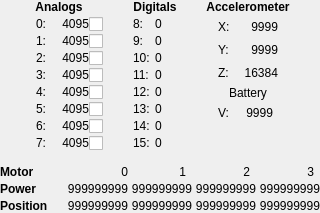
<?xml version="1.0" encoding="UTF-8"?>
<ui version="4.0">
 <class>SensorPorts</class>
 <widget class="QWidget" name="SensorPorts">
  <property name="geometry">
   <rect>
    <x>0</x>
    <y>0</y>
    <width>320</width>
    <height>213</height>
   </rect>
  </property>
  <property name="minimumSize">
   <size>
    <width>320</width>
    <height>213</height>
   </size>
  </property>
  <property name="maximumSize">
   <size>
    <width>320</width>
    <height>227</height>
   </size>
  </property>
  <property name="windowTitle">
   <string>Form</string>
  </property>
  <layout class="QVBoxLayout">
   <property name="spacing">
    <number>0</number>
   </property>
   <property name="margin">
    <number>0</number>
   </property>
   <item>
    <layout class="QHBoxLayout">
     <item>
      <spacer name="horizontalSpacer_3">
       <property name="orientation">
        <enum>Qt::Horizontal</enum>
       </property>
       <property name="sizeHint" stdset="0">
        <size>
         <width>40</width>
         <height>20</height>
        </size>
       </property>
      </spacer>
     </item>
     <item>
      <layout class="QGridLayout">
       <property name="horizontalSpacing">
        <number>0</number>
       </property>
       <property name="verticalSpacing">
        <number>3</number>
       </property>
       <item row="0" column="0" colspan="2">
        <widget class="QLabel" name="label_49">
         <property name="font">
          <font>
           <weight>75</weight>
           <bold>true</bold>
          </font>
         </property>
         <property name="text">
          <string>Analogs</string>
         </property>
         <property name="alignment">
          <set>Qt::AlignCenter</set>
         </property>
        </widget>
       </item>
       <item row="1" column="0">
        <widget class="QLabel" name="label_41">
         <property name="minimumSize">
          <size>
           <width>17</width>
           <height>12</height>
          </size>
         </property>
         <property name="maximumSize">
          <size>
           <width>17</width>
           <height>12</height>
          </size>
         </property>
         <property name="text">
          <string>0:</string>
         </property>
         <property name="alignment">
          <set>Qt::AlignRight|Qt::AlignTrailing|Qt::AlignVCenter</set>
         </property>
        </widget>
       </item>
       <item row="1" column="1">
        <widget class="QLabel" name="ui_Analog8">
         <property name="minimumSize">
          <size>
           <width>40</width>
           <height>12</height>
          </size>
         </property>
         <property name="maximumSize">
          <size>
           <width>40</width>
           <height>12</height>
          </size>
         </property>
         <property name="text">
          <string>4095</string>
         </property>
         <property name="alignment">
          <set>Qt::AlignRight|Qt::AlignTrailing|Qt::AlignVCenter</set>
         </property>
        </widget>
       </item>
       <item row="2" column="0">
        <widget class="QLabel" name="label_42">
         <property name="minimumSize">
          <size>
           <width>17</width>
           <height>12</height>
          </size>
         </property>
         <property name="maximumSize">
          <size>
           <width>17</width>
           <height>12</height>
          </size>
         </property>
         <property name="text">
          <string>1:</string>
         </property>
         <property name="alignment">
          <set>Qt::AlignRight|Qt::AlignTrailing|Qt::AlignVCenter</set>
         </property>
        </widget>
       </item>
       <item row="2" column="1">
        <widget class="QLabel" name="ui_Analog9">
         <property name="minimumSize">
          <size>
           <width>40</width>
           <height>12</height>
          </size>
         </property>
         <property name="maximumSize">
          <size>
           <width>40</width>
           <height>12</height>
          </size>
         </property>
         <property name="text">
          <string>4095</string>
         </property>
         <property name="alignment">
          <set>Qt::AlignRight|Qt::AlignTrailing|Qt::AlignVCenter</set>
         </property>
        </widget>
       </item>
       <item row="3" column="0">
        <widget class="QLabel" name="label_43">
         <property name="minimumSize">
          <size>
           <width>17</width>
           <height>12</height>
          </size>
         </property>
         <property name="maximumSize">
          <size>
           <width>17</width>
           <height>12</height>
          </size>
         </property>
         <property name="text">
          <string>2:</string>
         </property>
         <property name="alignment">
          <set>Qt::AlignRight|Qt::AlignTrailing|Qt::AlignVCenter</set>
         </property>
        </widget>
       </item>
       <item row="3" column="1">
        <widget class="QLabel" name="ui_Analog10">
         <property name="minimumSize">
          <size>
           <width>40</width>
           <height>12</height>
          </size>
         </property>
         <property name="maximumSize">
          <size>
           <width>40</width>
           <height>12</height>
          </size>
         </property>
         <property name="text">
          <string>4095</string>
         </property>
         <property name="alignment">
          <set>Qt::AlignRight|Qt::AlignTrailing|Qt::AlignVCenter</set>
         </property>
        </widget>
       </item>
       <item row="4" column="0">
        <widget class="QLabel" name="label_44">
         <property name="minimumSize">
          <size>
           <width>17</width>
           <height>12</height>
          </size>
         </property>
         <property name="maximumSize">
          <size>
           <width>17</width>
           <height>12</height>
          </size>
         </property>
         <property name="text">
          <string>3:</string>
         </property>
         <property name="alignment">
          <set>Qt::AlignRight|Qt::AlignTrailing|Qt::AlignVCenter</set>
         </property>
        </widget>
       </item>
       <item row="4" column="1">
        <widget class="QLabel" name="ui_Analog11">
         <property name="minimumSize">
          <size>
           <width>40</width>
           <height>12</height>
          </size>
         </property>
         <property name="maximumSize">
          <size>
           <width>40</width>
           <height>12</height>
          </size>
         </property>
         <property name="text">
          <string>4095</string>
         </property>
         <property name="alignment">
          <set>Qt::AlignRight|Qt::AlignTrailing|Qt::AlignVCenter</set>
         </property>
        </widget>
       </item>
       <item row="5" column="0">
        <widget class="QLabel" name="label_45">
         <property name="minimumSize">
          <size>
           <width>17</width>
           <height>12</height>
          </size>
         </property>
         <property name="maximumSize">
          <size>
           <width>17</width>
           <height>12</height>
          </size>
         </property>
         <property name="text">
          <string>4:</string>
         </property>
         <property name="alignment">
          <set>Qt::AlignRight|Qt::AlignTrailing|Qt::AlignVCenter</set>
         </property>
        </widget>
       </item>
       <item row="5" column="1">
        <widget class="QLabel" name="ui_Analog12">
         <property name="minimumSize">
          <size>
           <width>40</width>
           <height>12</height>
          </size>
         </property>
         <property name="maximumSize">
          <size>
           <width>40</width>
           <height>12</height>
          </size>
         </property>
         <property name="text">
          <string>4095</string>
         </property>
         <property name="alignment">
          <set>Qt::AlignRight|Qt::AlignTrailing|Qt::AlignVCenter</set>
         </property>
        </widget>
       </item>
       <item row="6" column="0">
        <widget class="QLabel" name="label_46">
         <property name="minimumSize">
          <size>
           <width>17</width>
           <height>12</height>
          </size>
         </property>
         <property name="maximumSize">
          <size>
           <width>17</width>
           <height>12</height>
          </size>
         </property>
         <property name="text">
          <string>5:</string>
         </property>
         <property name="alignment">
          <set>Qt::AlignRight|Qt::AlignTrailing|Qt::AlignVCenter</set>
         </property>
        </widget>
       </item>
       <item row="6" column="1">
        <widget class="QLabel" name="ui_Analog13">
         <property name="minimumSize">
          <size>
           <width>40</width>
           <height>12</height>
          </size>
         </property>
         <property name="maximumSize">
          <size>
           <width>40</width>
           <height>12</height>
          </size>
         </property>
         <property name="text">
          <string>4095</string>
         </property>
         <property name="alignment">
          <set>Qt::AlignRight|Qt::AlignTrailing|Qt::AlignVCenter</set>
         </property>
        </widget>
       </item>
       <item row="7" column="0">
        <widget class="QLabel" name="label_47">
         <property name="minimumSize">
          <size>
           <width>17</width>
           <height>12</height>
          </size>
         </property>
         <property name="maximumSize">
          <size>
           <width>17</width>
           <height>12</height>
          </size>
         </property>
         <property name="text">
          <string>6:</string>
         </property>
         <property name="alignment">
          <set>Qt::AlignRight|Qt::AlignTrailing|Qt::AlignVCenter</set>
         </property>
        </widget>
       </item>
       <item row="7" column="1">
        <widget class="QLabel" name="ui_Analog14">
         <property name="minimumSize">
          <size>
           <width>40</width>
           <height>12</height>
          </size>
         </property>
         <property name="maximumSize">
          <size>
           <width>40</width>
           <height>12</height>
          </size>
         </property>
         <property name="text">
          <string>4095</string>
         </property>
         <property name="alignment">
          <set>Qt::AlignRight|Qt::AlignTrailing|Qt::AlignVCenter</set>
         </property>
        </widget>
       </item>
       <item row="8" column="0">
        <widget class="QLabel" name="label_48">
         <property name="minimumSize">
          <size>
           <width>17</width>
           <height>12</height>
          </size>
         </property>
         <property name="maximumSize">
          <size>
           <width>17</width>
           <height>12</height>
          </size>
         </property>
         <property name="text">
          <string>7:</string>
         </property>
         <property name="alignment">
          <set>Qt::AlignRight|Qt::AlignTrailing|Qt::AlignVCenter</set>
         </property>
        </widget>
       </item>
       <item row="8" column="1">
        <widget class="QLabel" name="ui_Analog15">
         <property name="minimumSize">
          <size>
           <width>40</width>
           <height>12</height>
          </size>
         </property>
         <property name="maximumSize">
          <size>
           <width>40</width>
           <height>12</height>
          </size>
         </property>
         <property name="text">
          <string>4095</string>
         </property>
         <property name="alignment">
          <set>Qt::AlignRight|Qt::AlignTrailing|Qt::AlignVCenter</set>
         </property>
        </widget>
       </item>
       <item row="9" column="0">
        <spacer>
         <property name="orientation">
          <enum>Qt::Vertical</enum>
         </property>
         <property name="sizeHint" stdset="0">
          <size>
           <width>20</width>
           <height>40</height>
          </size>
         </property>
        </spacer>
       </item>
       <item row="1" column="2">
        <widget class="QCheckBox" name="ui_floatingAnalog0">
         <property name="minimumSize">
          <size>
           <width>14</width>
           <height>14</height>
          </size>
         </property>
         <property name="maximumSize">
          <size>
           <width>14</width>
           <height>14</height>
          </size>
         </property>
         <property name="font">
          <font>
           <kerning>false</kerning>
          </font>
         </property>
         <property name="text">
          <string/>
         </property>
         <property name="iconSize">
          <size>
           <width>20</width>
           <height>20</height>
          </size>
         </property>
        </widget>
       </item>
       <item row="2" column="2">
        <widget class="QCheckBox" name="ui_floatingAnalog1">
         <property name="minimumSize">
          <size>
           <width>14</width>
           <height>14</height>
          </size>
         </property>
         <property name="maximumSize">
          <size>
           <width>14</width>
           <height>14</height>
          </size>
         </property>
         <property name="font">
          <font>
           <kerning>false</kerning>
          </font>
         </property>
         <property name="text">
          <string/>
         </property>
         <property name="iconSize">
          <size>
           <width>20</width>
           <height>20</height>
          </size>
         </property>
        </widget>
       </item>
       <item row="3" column="2">
        <widget class="QCheckBox" name="ui_floatingAnalog2">
         <property name="minimumSize">
          <size>
           <width>14</width>
           <height>14</height>
          </size>
         </property>
         <property name="maximumSize">
          <size>
           <width>14</width>
           <height>14</height>
          </size>
         </property>
         <property name="font">
          <font>
           <kerning>false</kerning>
          </font>
         </property>
         <property name="text">
          <string/>
         </property>
         <property name="iconSize">
          <size>
           <width>20</width>
           <height>20</height>
          </size>
         </property>
        </widget>
       </item>
       <item row="4" column="2">
        <widget class="QCheckBox" name="ui_floatingAnalog3">
         <property name="minimumSize">
          <size>
           <width>14</width>
           <height>14</height>
          </size>
         </property>
         <property name="maximumSize">
          <size>
           <width>14</width>
           <height>14</height>
          </size>
         </property>
         <property name="font">
          <font>
           <kerning>false</kerning>
          </font>
         </property>
         <property name="text">
          <string/>
         </property>
         <property name="iconSize">
          <size>
           <width>20</width>
           <height>20</height>
          </size>
         </property>
        </widget>
       </item>
       <item row="5" column="2">
        <widget class="QCheckBox" name="ui_floatingAnalog4">
         <property name="minimumSize">
          <size>
           <width>14</width>
           <height>14</height>
          </size>
         </property>
         <property name="maximumSize">
          <size>
           <width>14</width>
           <height>14</height>
          </size>
         </property>
         <property name="font">
          <font>
           <kerning>false</kerning>
          </font>
         </property>
         <property name="text">
          <string/>
         </property>
         <property name="iconSize">
          <size>
           <width>20</width>
           <height>20</height>
          </size>
         </property>
        </widget>
       </item>
       <item row="6" column="2">
        <widget class="QCheckBox" name="ui_floatingAnalog5">
         <property name="minimumSize">
          <size>
           <width>14</width>
           <height>14</height>
          </size>
         </property>
         <property name="maximumSize">
          <size>
           <width>14</width>
           <height>14</height>
          </size>
         </property>
         <property name="font">
          <font>
           <kerning>false</kerning>
          </font>
         </property>
         <property name="text">
          <string/>
         </property>
         <property name="iconSize">
          <size>
           <width>20</width>
           <height>20</height>
          </size>
         </property>
        </widget>
       </item>
       <item row="7" column="2">
        <widget class="QCheckBox" name="ui_floatingAnalog6">
         <property name="minimumSize">
          <size>
           <width>14</width>
           <height>14</height>
          </size>
         </property>
         <property name="maximumSize">
          <size>
           <width>14</width>
           <height>14</height>
          </size>
         </property>
         <property name="font">
          <font>
           <kerning>false</kerning>
          </font>
         </property>
         <property name="text">
          <string/>
         </property>
         <property name="iconSize">
          <size>
           <width>20</width>
           <height>20</height>
          </size>
         </property>
        </widget>
       </item>
       <item row="8" column="2">
        <widget class="QCheckBox" name="ui_floatingAnalog7">
         <property name="minimumSize">
          <size>
           <width>14</width>
           <height>14</height>
          </size>
         </property>
         <property name="maximumSize">
          <size>
           <width>14</width>
           <height>14</height>
          </size>
         </property>
         <property name="font">
          <font>
           <kerning>false</kerning>
          </font>
         </property>
         <property name="text">
          <string/>
         </property>
         <property name="iconSize">
          <size>
           <width>20</width>
           <height>20</height>
          </size>
         </property>
        </widget>
       </item>
      </layout>
     </item>
     <item>
      <spacer name="horizontalSpacer">
       <property name="orientation">
        <enum>Qt::Horizontal</enum>
       </property>
       <property name="sizeHint" stdset="0">
        <size>
         <width>40</width>
         <height>20</height>
        </size>
       </property>
      </spacer>
     </item>
     <item>
      <layout class="QGridLayout">
       <property name="horizontalSpacing">
        <number>0</number>
       </property>
       <property name="verticalSpacing">
        <number>3</number>
       </property>
       <item row="0" column="0" colspan="2">
        <widget class="QLabel" name="label_40">
         <property name="font">
          <font>
           <weight>75</weight>
           <bold>true</bold>
          </font>
         </property>
         <property name="text">
          <string>Digitals</string>
         </property>
         <property name="alignment">
          <set>Qt::AlignCenter</set>
         </property>
        </widget>
       </item>
       <item row="1" column="0">
        <widget class="QLabel" name="label_11">
         <property name="minimumSize">
          <size>
           <width>22</width>
           <height>14</height>
          </size>
         </property>
         <property name="maximumSize">
          <size>
           <width>22</width>
           <height>14</height>
          </size>
         </property>
         <property name="text">
          <string>8:</string>
         </property>
        </widget>
       </item>
       <item row="1" column="1">
        <widget class="QLabel" name="ui_Digital0">
         <property name="minimumSize">
          <size>
           <width>22</width>
           <height>12</height>
          </size>
         </property>
         <property name="maximumSize">
          <size>
           <width>22</width>
           <height>12</height>
          </size>
         </property>
         <property name="text">
          <string>0</string>
         </property>
        </widget>
       </item>
       <item row="2" column="0">
        <widget class="QLabel" name="label_33">
         <property name="minimumSize">
          <size>
           <width>22</width>
           <height>14</height>
          </size>
         </property>
         <property name="maximumSize">
          <size>
           <width>22</width>
           <height>14</height>
          </size>
         </property>
         <property name="text">
          <string>9:</string>
         </property>
        </widget>
       </item>
       <item row="2" column="1">
        <widget class="QLabel" name="ui_Digital1">
         <property name="minimumSize">
          <size>
           <width>22</width>
           <height>12</height>
          </size>
         </property>
         <property name="maximumSize">
          <size>
           <width>22</width>
           <height>12</height>
          </size>
         </property>
         <property name="text">
          <string>0</string>
         </property>
        </widget>
       </item>
       <item row="3" column="0">
        <widget class="QLabel" name="label_34">
         <property name="minimumSize">
          <size>
           <width>22</width>
           <height>14</height>
          </size>
         </property>
         <property name="maximumSize">
          <size>
           <width>22</width>
           <height>14</height>
          </size>
         </property>
         <property name="text">
          <string>10:</string>
         </property>
        </widget>
       </item>
       <item row="3" column="1">
        <widget class="QLabel" name="ui_Digital2">
         <property name="minimumSize">
          <size>
           <width>22</width>
           <height>12</height>
          </size>
         </property>
         <property name="maximumSize">
          <size>
           <width>22</width>
           <height>12</height>
          </size>
         </property>
         <property name="text">
          <string>0</string>
         </property>
        </widget>
       </item>
       <item row="4" column="0">
        <widget class="QLabel" name="label_35">
         <property name="minimumSize">
          <size>
           <width>22</width>
           <height>14</height>
          </size>
         </property>
         <property name="maximumSize">
          <size>
           <width>22</width>
           <height>14</height>
          </size>
         </property>
         <property name="text">
          <string>11:</string>
         </property>
        </widget>
       </item>
       <item row="4" column="1">
        <widget class="QLabel" name="ui_Digital3">
         <property name="minimumSize">
          <size>
           <width>22</width>
           <height>12</height>
          </size>
         </property>
         <property name="maximumSize">
          <size>
           <width>22</width>
           <height>12</height>
          </size>
         </property>
         <property name="text">
          <string>0</string>
         </property>
        </widget>
       </item>
       <item row="5" column="0">
        <widget class="QLabel" name="label_36">
         <property name="minimumSize">
          <size>
           <width>22</width>
           <height>14</height>
          </size>
         </property>
         <property name="maximumSize">
          <size>
           <width>22</width>
           <height>14</height>
          </size>
         </property>
         <property name="text">
          <string>12:</string>
         </property>
        </widget>
       </item>
       <item row="5" column="1">
        <widget class="QLabel" name="ui_Digital4">
         <property name="minimumSize">
          <size>
           <width>22</width>
           <height>12</height>
          </size>
         </property>
         <property name="maximumSize">
          <size>
           <width>22</width>
           <height>12</height>
          </size>
         </property>
         <property name="text">
          <string>0</string>
         </property>
        </widget>
       </item>
       <item row="6" column="0">
        <widget class="QLabel" name="label_37">
         <property name="minimumSize">
          <size>
           <width>22</width>
           <height>14</height>
          </size>
         </property>
         <property name="maximumSize">
          <size>
           <width>22</width>
           <height>14</height>
          </size>
         </property>
         <property name="text">
          <string>13:</string>
         </property>
        </widget>
       </item>
       <item row="6" column="1">
        <widget class="QLabel" name="ui_Digital5">
         <property name="minimumSize">
          <size>
           <width>22</width>
           <height>12</height>
          </size>
         </property>
         <property name="maximumSize">
          <size>
           <width>22</width>
           <height>12</height>
          </size>
         </property>
         <property name="text">
          <string>0</string>
         </property>
        </widget>
       </item>
       <item row="7" column="0">
        <widget class="QLabel" name="label_38">
         <property name="minimumSize">
          <size>
           <width>22</width>
           <height>14</height>
          </size>
         </property>
         <property name="maximumSize">
          <size>
           <width>22</width>
           <height>14</height>
          </size>
         </property>
         <property name="text">
          <string>14:</string>
         </property>
        </widget>
       </item>
       <item row="7" column="1">
        <widget class="QLabel" name="ui_Digital6">
         <property name="minimumSize">
          <size>
           <width>22</width>
           <height>12</height>
          </size>
         </property>
         <property name="maximumSize">
          <size>
           <width>22</width>
           <height>12</height>
          </size>
         </property>
         <property name="text">
          <string>0</string>
         </property>
        </widget>
       </item>
       <item row="8" column="0">
        <widget class="QLabel" name="label_39">
         <property name="minimumSize">
          <size>
           <width>22</width>
           <height>14</height>
          </size>
         </property>
         <property name="maximumSize">
          <size>
           <width>22</width>
           <height>14</height>
          </size>
         </property>
         <property name="text">
          <string>15:</string>
         </property>
        </widget>
       </item>
       <item row="8" column="1">
        <widget class="QLabel" name="ui_Digital7">
         <property name="minimumSize">
          <size>
           <width>22</width>
           <height>12</height>
          </size>
         </property>
         <property name="maximumSize">
          <size>
           <width>22</width>
           <height>12</height>
          </size>
         </property>
         <property name="text">
          <string>0</string>
         </property>
        </widget>
       </item>
       <item row="9" column="0">
        <spacer>
         <property name="orientation">
          <enum>Qt::Vertical</enum>
         </property>
         <property name="sizeHint" stdset="0">
          <size>
           <width>20</width>
           <height>40</height>
          </size>
         </property>
        </spacer>
       </item>
      </layout>
     </item>
     <item>
      <spacer name="horizontalSpacer_2">
       <property name="orientation">
        <enum>Qt::Horizontal</enum>
       </property>
       <property name="sizeHint" stdset="0">
        <size>
         <width>40</width>
         <height>20</height>
        </size>
       </property>
      </spacer>
     </item>
     <item>
      <layout class="QGridLayout">
       <property name="horizontalSpacing">
        <number>0</number>
       </property>
       <property name="verticalSpacing">
        <number>3</number>
       </property>
       <item row="0" column="0" colspan="4">
        <widget class="QLabel" name="label">
         <property name="font">
          <font>
           <weight>75</weight>
           <bold>true</bold>
          </font>
         </property>
         <property name="text">
          <string>Accelerometer</string>
         </property>
         <property name="alignment">
          <set>Qt::AlignCenter</set>
         </property>
        </widget>
       </item>
       <item row="1" column="0">
        <spacer>
         <property name="orientation">
          <enum>Qt::Horizontal</enum>
         </property>
         <property name="sizeHint" stdset="0">
          <size>
           <width>16</width>
           <height>20</height>
          </size>
         </property>
        </spacer>
       </item>
       <item row="1" column="1">
        <widget class="QLabel" name="label_3">
         <property name="text">
          <string>X: </string>
         </property>
        </widget>
       </item>
       <item row="1" column="2">
        <widget class="QLabel" name="ui_AccelerometerX">
         <property name="sizePolicy">
          <sizepolicy hsizetype="Expanding" vsizetype="Preferred">
           <horstretch>0</horstretch>
           <verstretch>0</verstretch>
          </sizepolicy>
         </property>
         <property name="minimumSize">
          <size>
           <width>45</width>
           <height>0</height>
          </size>
         </property>
         <property name="maximumSize">
          <size>
           <width>20</width>
           <height>16777215</height>
          </size>
         </property>
         <property name="text">
          <string>9999</string>
         </property>
         <property name="alignment">
          <set>Qt::AlignRight|Qt::AlignTrailing|Qt::AlignVCenter</set>
         </property>
        </widget>
       </item>
       <item row="1" column="3">
        <spacer>
         <property name="orientation">
          <enum>Qt::Horizontal</enum>
         </property>
         <property name="sizeHint" stdset="0">
          <size>
           <width>16</width>
           <height>20</height>
          </size>
         </property>
        </spacer>
       </item>
       <item row="2" column="0">
        <spacer>
         <property name="orientation">
          <enum>Qt::Horizontal</enum>
         </property>
         <property name="sizeHint" stdset="0">
          <size>
           <width>16</width>
           <height>20</height>
          </size>
         </property>
        </spacer>
       </item>
       <item row="2" column="1">
        <widget class="QLabel" name="label_50">
         <property name="text">
          <string>Y: </string>
         </property>
        </widget>
       </item>
       <item row="2" column="2">
        <widget class="QLabel" name="ui_AccelerometerY">
         <property name="sizePolicy">
          <sizepolicy hsizetype="Expanding" vsizetype="Preferred">
           <horstretch>0</horstretch>
           <verstretch>0</verstretch>
          </sizepolicy>
         </property>
         <property name="minimumSize">
          <size>
           <width>45</width>
           <height>0</height>
          </size>
         </property>
         <property name="maximumSize">
          <size>
           <width>20</width>
           <height>16777215</height>
          </size>
         </property>
         <property name="text">
          <string>9999</string>
         </property>
         <property name="alignment">
          <set>Qt::AlignRight|Qt::AlignTrailing|Qt::AlignVCenter</set>
         </property>
        </widget>
       </item>
       <item row="2" column="3">
        <spacer>
         <property name="orientation">
          <enum>Qt::Horizontal</enum>
         </property>
         <property name="sizeHint" stdset="0">
          <size>
           <width>16</width>
           <height>20</height>
          </size>
         </property>
        </spacer>
       </item>
       <item row="3" column="0">
        <spacer>
         <property name="orientation">
          <enum>Qt::Horizontal</enum>
         </property>
         <property name="sizeHint" stdset="0">
          <size>
           <width>16</width>
           <height>20</height>
          </size>
         </property>
        </spacer>
       </item>
       <item row="3" column="1">
        <widget class="QLabel" name="label_51">
         <property name="text">
          <string>Z: </string>
         </property>
        </widget>
       </item>
       <item row="3" column="2">
        <widget class="QLabel" name="ui_AccelerometerZ">
         <property name="sizePolicy">
          <sizepolicy hsizetype="Expanding" vsizetype="Preferred">
           <horstretch>0</horstretch>
           <verstretch>0</verstretch>
          </sizepolicy>
         </property>
         <property name="minimumSize">
          <size>
           <width>45</width>
           <height>0</height>
          </size>
         </property>
         <property name="maximumSize">
          <size>
           <width>20</width>
           <height>16777215</height>
          </size>
         </property>
         <property name="text">
          <string>16384</string>
         </property>
         <property name="alignment">
          <set>Qt::AlignRight|Qt::AlignTrailing|Qt::AlignVCenter</set>
         </property>
        </widget>
       </item>
       <item row="3" column="3">
        <spacer>
         <property name="orientation">
          <enum>Qt::Horizontal</enum>
         </property>
         <property name="sizeHint" stdset="0">
          <size>
           <width>16</width>
           <height>20</height>
          </size>
         </property>
        </spacer>
       </item>
       <item row="4" column="0" colspan="4">
        <widget class="QLabel" name="label_2">
         <property name="font">
          <font/>
         </property>
         <property name="text">
          <string>Battery</string>
         </property>
         <property name="alignment">
          <set>Qt::AlignCenter</set>
         </property>
        </widget>
       </item>
       <item row="5" column="0">
        <spacer>
         <property name="orientation">
          <enum>Qt::Horizontal</enum>
         </property>
         <property name="sizeHint" stdset="0">
          <size>
           <width>16</width>
           <height>20</height>
          </size>
         </property>
        </spacer>
       </item>
       <item row="5" column="1">
        <widget class="QLabel" name="label_52">
         <property name="text">
          <string>V: </string>
         </property>
        </widget>
       </item>
       <item row="5" column="2">
        <widget class="QLabel" name="ui_BatteryVoltage">
         <property name="minimumSize">
          <size>
           <width>40</width>
           <height>0</height>
          </size>
         </property>
         <property name="maximumSize">
          <size>
           <width>40</width>
           <height>16777215</height>
          </size>
         </property>
         <property name="text">
          <string>9999</string>
         </property>
         <property name="alignment">
          <set>Qt::AlignRight|Qt::AlignTrailing|Qt::AlignVCenter</set>
         </property>
        </widget>
       </item>
       <item row="5" column="3">
        <spacer>
         <property name="orientation">
          <enum>Qt::Horizontal</enum>
         </property>
         <property name="sizeHint" stdset="0">
          <size>
           <width>16</width>
           <height>20</height>
          </size>
         </property>
        </spacer>
       </item>
       <item row="6" column="2">
        <spacer>
         <property name="orientation">
          <enum>Qt::Vertical</enum>
         </property>
         <property name="sizeHint" stdset="0">
          <size>
           <width>20</width>
           <height>40</height>
          </size>
         </property>
        </spacer>
       </item>
      </layout>
     </item>
     <item>
      <spacer name="horizontalSpacer_4">
       <property name="orientation">
        <enum>Qt::Horizontal</enum>
       </property>
       <property name="sizeHint" stdset="0">
        <size>
         <width>40</width>
         <height>20</height>
        </size>
       </property>
      </spacer>
     </item>
    </layout>
   </item>
   <item>
    <layout class="QGridLayout">
     <property name="spacing">
      <number>3</number>
     </property>
     <item row="0" column="1">
      <widget class="QLabel" name="label_53">
       <property name="text">
        <string>0</string>
       </property>
       <property name="alignment">
        <set>Qt::AlignRight|Qt::AlignTrailing|Qt::AlignVCenter</set>
       </property>
      </widget>
     </item>
     <item row="0" column="2">
      <widget class="QLabel" name="label_54">
       <property name="minimumSize">
        <size>
         <width>55</width>
         <height>0</height>
        </size>
       </property>
       <property name="maximumSize">
        <size>
         <width>55</width>
         <height>16777215</height>
        </size>
       </property>
       <property name="text">
        <string>1</string>
       </property>
       <property name="alignment">
        <set>Qt::AlignRight|Qt::AlignTrailing|Qt::AlignVCenter</set>
       </property>
      </widget>
     </item>
     <item row="0" column="3">
      <widget class="QLabel" name="label_55">
       <property name="minimumSize">
        <size>
         <width>55</width>
         <height>0</height>
        </size>
       </property>
       <property name="maximumSize">
        <size>
         <width>55</width>
         <height>16777215</height>
        </size>
       </property>
       <property name="text">
        <string>2</string>
       </property>
       <property name="alignment">
        <set>Qt::AlignRight|Qt::AlignTrailing|Qt::AlignVCenter</set>
       </property>
      </widget>
     </item>
     <item row="0" column="4">
      <widget class="QLabel" name="label_56">
       <property name="minimumSize">
        <size>
         <width>55</width>
         <height>0</height>
        </size>
       </property>
       <property name="maximumSize">
        <size>
         <width>55</width>
         <height>16777215</height>
        </size>
       </property>
       <property name="text">
        <string>3</string>
       </property>
       <property name="alignment">
        <set>Qt::AlignRight|Qt::AlignTrailing|Qt::AlignVCenter</set>
       </property>
      </widget>
     </item>
     <item row="1" column="0">
      <widget class="QLabel" name="label_57">
       <property name="font">
        <font>
         <weight>75</weight>
         <bold>true</bold>
        </font>
       </property>
       <property name="text">
        <string>Power</string>
       </property>
      </widget>
     </item>
     <item row="1" column="1">
      <widget class="QLabel" name="ui_Motor0Power">
       <property name="text">
        <string>999999999</string>
       </property>
       <property name="alignment">
        <set>Qt::AlignRight|Qt::AlignTrailing|Qt::AlignVCenter</set>
       </property>
      </widget>
     </item>
     <item row="1" column="2">
      <widget class="QLabel" name="ui_Motor1Power">
       <property name="text">
        <string>999999999</string>
       </property>
       <property name="alignment">
        <set>Qt::AlignRight|Qt::AlignTrailing|Qt::AlignVCenter</set>
       </property>
      </widget>
     </item>
     <item row="1" column="3">
      <widget class="QLabel" name="ui_Motor2Power">
       <property name="text">
        <string>999999999</string>
       </property>
       <property name="alignment">
        <set>Qt::AlignRight|Qt::AlignTrailing|Qt::AlignVCenter</set>
       </property>
      </widget>
     </item>
     <item row="1" column="4">
      <widget class="QLabel" name="ui_Motor3Power">
       <property name="text">
        <string>999999999</string>
       </property>
       <property name="alignment">
        <set>Qt::AlignRight|Qt::AlignTrailing|Qt::AlignVCenter</set>
       </property>
      </widget>
     </item>
     <item row="2" column="0">
      <widget class="QLabel" name="label_58">
       <property name="font">
        <font>
         <weight>75</weight>
         <bold>true</bold>
        </font>
       </property>
       <property name="text">
        <string>Position</string>
       </property>
      </widget>
     </item>
     <item row="2" column="1">
      <widget class="QLabel" name="ui_Motor0Position">
       <property name="text">
        <string>999999999</string>
       </property>
       <property name="alignment">
        <set>Qt::AlignRight|Qt::AlignTrailing|Qt::AlignVCenter</set>
       </property>
      </widget>
     </item>
     <item row="2" column="2">
      <widget class="QLabel" name="ui_Motor1Position">
       <property name="text">
        <string>999999999</string>
       </property>
       <property name="alignment">
        <set>Qt::AlignRight|Qt::AlignTrailing|Qt::AlignVCenter</set>
       </property>
      </widget>
     </item>
     <item row="2" column="3">
      <widget class="QLabel" name="ui_Motor2Position">
       <property name="text">
        <string>999999999</string>
       </property>
       <property name="alignment">
        <set>Qt::AlignRight|Qt::AlignTrailing|Qt::AlignVCenter</set>
       </property>
      </widget>
     </item>
     <item row="2" column="4">
      <widget class="QLabel" name="ui_Motor3Position">
       <property name="text">
        <string>999999999</string>
       </property>
       <property name="alignment">
        <set>Qt::AlignRight|Qt::AlignTrailing|Qt::AlignVCenter</set>
       </property>
      </widget>
     </item>
     <item row="0" column="0">
      <widget class="QLabel" name="label_59">
       <property name="font">
        <font>
         <weight>75</weight>
         <bold>true</bold>
        </font>
       </property>
       <property name="text">
        <string>Motor</string>
       </property>
      </widget>
     </item>
    </layout>
   </item>
  </layout>
 </widget>
 <resources/>
 <connections/>
</ui>
